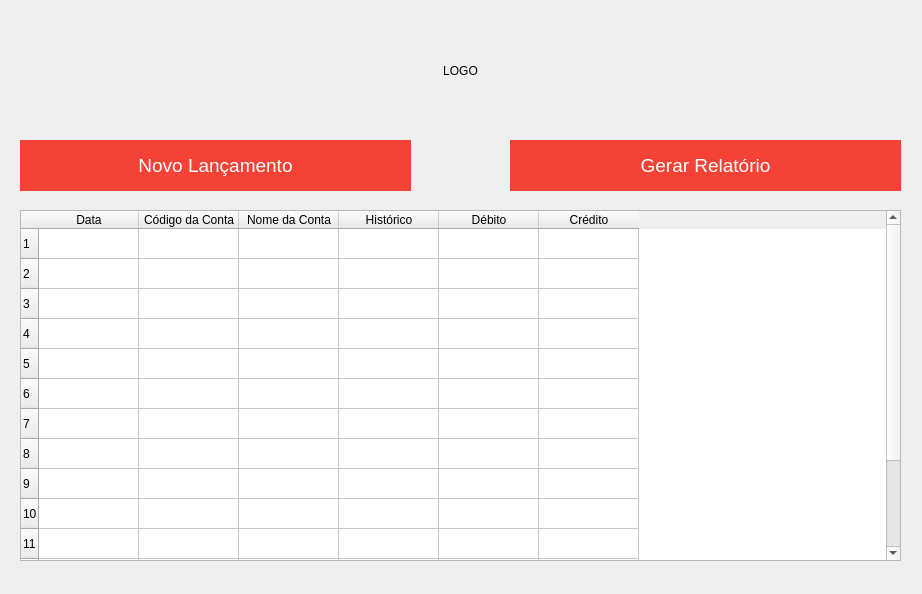
<?xml version="1.0" encoding="UTF-8"?>
<ui version="4.0">
 <class>MainWindow</class>
 <widget class="QMainWindow" name="MainWindow">
  <property name="geometry">
   <rect>
    <x>0</x>
    <y>0</y>
    <width>922</width>
    <height>594</height>
   </rect>
  </property>
  <property name="windowTitle">
   <string>MainWindow</string>
  </property>
  <widget class="QWidget" name="centralWidget">
   <widget class="QLabel" name="logo">
    <property name="geometry">
     <rect>
      <x>0</x>
      <y>10</y>
      <width>921</width>
      <height>121</height>
     </rect>
    </property>
    <property name="text">
     <string>LOGO</string>
    </property>
    <property name="alignment">
     <set>Qt::AlignCenter</set>
    </property>
   </widget>
   <widget class="QTableWidget" name="tableWidget">
    <property name="enabled">
     <bool>true</bool>
    </property>
    <property name="geometry">
     <rect>
      <x>20</x>
      <y>210</y>
      <width>881</width>
      <height>351</height>
     </rect>
    </property>
    <row>
     <property name="text">
      <string>1</string>
     </property>
    </row>
    <row>
     <property name="text">
      <string>2</string>
     </property>
    </row>
    <row>
     <property name="text">
      <string>3</string>
     </property>
    </row>
    <row>
     <property name="text">
      <string>4</string>
     </property>
    </row>
    <row>
     <property name="text">
      <string>5</string>
     </property>
    </row>
    <row>
     <property name="text">
      <string>6</string>
     </property>
    </row>
    <row>
     <property name="text">
      <string>7</string>
     </property>
    </row>
    <row>
     <property name="text">
      <string>8</string>
     </property>
    </row>
    <row>
     <property name="text">
      <string>9</string>
     </property>
    </row>
    <row>
     <property name="text">
      <string>10</string>
     </property>
    </row>
    <row>
     <property name="text">
      <string>11</string>
     </property>
    </row>
    <row>
     <property name="text">
      <string>12</string>
     </property>
    </row>
    <row>
     <property name="text">
      <string>13</string>
     </property>
    </row>
    <row>
     <property name="text">
      <string>14</string>
     </property>
    </row>
    <row>
     <property name="text">
      <string>16</string>
     </property>
    </row>
    <column>
     <property name="text">
      <string>Data</string>
     </property>
    </column>
    <column>
     <property name="text">
      <string>Código da Conta</string>
     </property>
    </column>
    <column>
     <property name="text">
      <string>Nome da Conta</string>
     </property>
    </column>
    <column>
     <property name="text">
      <string>Histórico</string>
     </property>
    </column>
    <column>
     <property name="text">
      <string>Débito</string>
     </property>
    </column>
    <column>
     <property name="text">
      <string>Crédito</string>
     </property>
    </column>
   </widget>
   <widget class="QPushButton" name="btn_lancamento">
    <property name="geometry">
     <rect>
      <x>20</x>
      <y>140</y>
      <width>391</width>
      <height>51</height>
     </rect>
    </property>
    <property name="styleSheet">
     <string notr="true">background-color: #F44336;
font: 14pt;Arial; bold;
color: white;
border: none;</string>
    </property>
    <property name="text">
     <string>Novo Lançamento</string>
    </property>
   </widget>
   <widget class="QPushButton" name="btn_relatorio">
    <property name="geometry">
     <rect>
      <x>510</x>
      <y>140</y>
      <width>391</width>
      <height>51</height>
     </rect>
    </property>
    <property name="styleSheet">
     <string notr="true">background-color: #F44336;
font: 14pt;Arial; bold;
color: white;
border: none;</string>
    </property>
    <property name="text">
     <string>Gerar Relatório</string>
    </property>
   </widget>
  </widget>
 </widget>
 <layoutdefault spacing="6" margin="11"/>
 <resources/>
 <connections/>
</ui>
